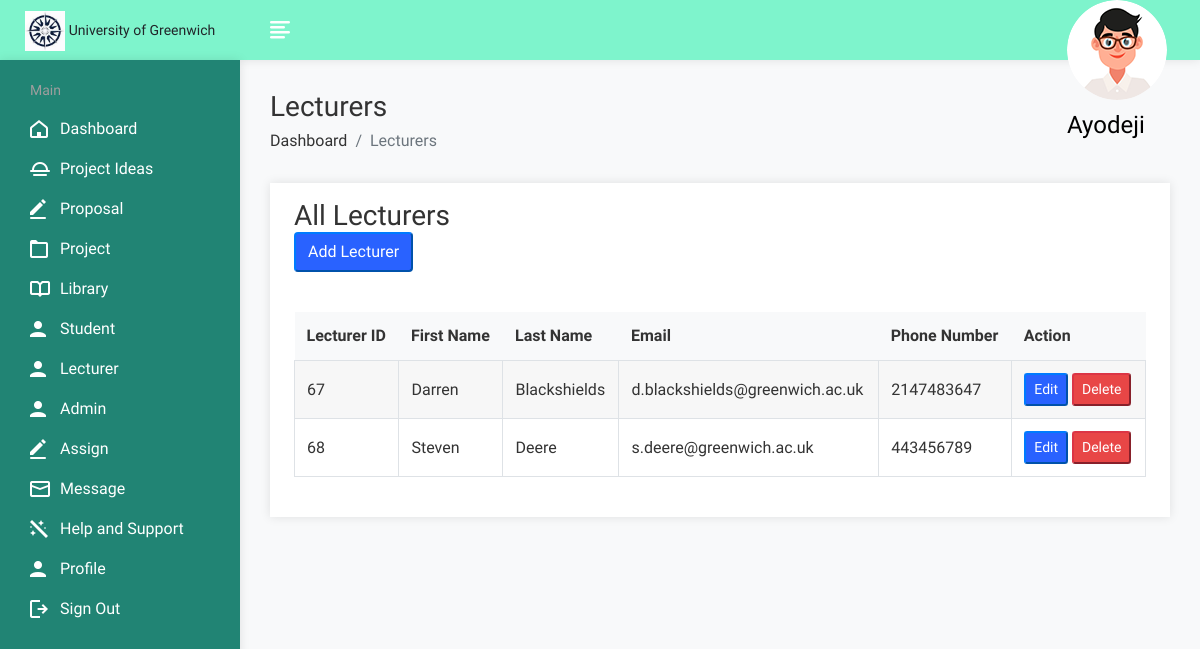
The page /admin/lecturer.php (signed in) on the database its author committed.
### tables this page shows
CREATE TABLE `lecturer` (
  `id` int(11) NOT NULL,
  `lid` int(11) NOT NULL,
  `firstname` varchar(255) NOT NULL,
  `lastname` varchar(255) NOT NULL,
  `email` varchar(255) NOT NULL,
  `phoneno` int(15) NOT NULL,
  `password` varchar(255) NOT NULL,
  `photo` varchar(255) NOT NULL,
  `faculty` varchar(255) NOT NULL,
  `department` varchar(255) NOT NULL,
  `sid` int(11) NOT NULL,
  `address` varchar(255) NOT NULL
);

### admin/lecturer.php (the view, shortened to what this page needs)
<?php
require("config.php");
$lecturersQuery = "SELECT * FROM lecturer";
$lecturersResult = mysqli_query($con, $lecturersQuery);
?>
<!DOCTYPE html>
<html lang="en">
<head>
    <link rel="stylesheet" href="assets/css/bootstrap.min.css">
    <link rel="stylesheet" href="assets/css/font-awesome.min.css">
    <link rel="stylesheet" href="assets/css/feathericon.min.css">
    <link rel="stylesheet" href="assets/css/style.css">
</head>
<body>
    <div class="main-wrapper">
        <?php include("header.php"); ?>
        <div class="page-wrapper">
            <div class="content container-fluid">
                <div class="page-header">
                    <div class="row">
                        <div class="col-sm-12">
                            <h3 class="page-title">Lecturers</h3>
                            <ul class="breadcrumb">
                                <li class="breadcrumb-item"><a href="dashboard.php">Dashboard</a></li>
                                <li class="breadcrumb-item active">Lecturers</li>
                            </ul>
                        </div>
                    </div>
                </div>
                <div class="row mt-4">
                    <div class="col-md-12">
                        <div class="card">
                            <div class="card-header">
                                <h3 class="card-title">All Lecturers</h3>
                                <button type="button" class="btn btn-primary float-end" data-bs-toggle="modal" data-bs-target="#addLecturerModal">
                                    Add Lecturer
                                </button>
                            </div>
                            <div class="card-body">
                                <div class="table-responsive">
                                    <table class="table table-striped table-bordered">
                                        <thead>
                                            <tr>
                                                <th>Lecturer ID</th>
                                                <th>First Name</th>
                                                <th>Last Name</th>
                                                <th>Email</th>
                                                <th>Phone Number</th>
                                                <th>Action</th>
                                            </tr>
                                        </thead>
                                        <tbody>
                                            <?php
                                            if ($lecturersResult && mysqli_num_rows($lecturersResult) > 0) {
                                                while ($lecturerRow = mysqli_fetch_assoc($lecturersResult)) {
                                                    ?>
                                                    <tr>
                                                        <td><?php echo $lecturerRow['lid']; ?></td>
                                                        <td><?php echo $lecturerRow['firstname']; ?></td>
                                                        <td><?php echo $lecturerRow['lastname']; ?></td>
                                                        <td><?php echo $lecturerRow['email']; ?></td>
                                                        <td><?php echo $lecturerRow['phoneno']; ?></td>
                                                        <td>
                                                            <button type="button" class="btn btn-primary btn-sm" data-bs-toggle="modal" data-bs-target="#editLecturerModal<?php echo $lecturerRow['lid']; ?>">
                                                                Edit
                                                            </button>
                                                            <button type="button" class="btn btn-danger btn-sm" data-bs-toggle="modal" data-bs-target="#deleteLecturerModal<?php echo $lecturerRow['lid']; ?>">
                                                                Delete
                                                            </button>
                                                        </td>
                                                    </tr>
                                                    <?php
                                                }
                                            } else {
                                                echo '<tr><td colspan="6">No lecturers found.</td></tr>';
                                            }
                                            ?>
                                        </tbody>
                                    </table>
                                </div>
                            </div>
                        </div>
                    </div>
                </div>
            </div>
        </div>
</body>
</html>

### admin/header.php (shortened to what this page needs)
<?php
require("config.php");
$query = "SELECT firstname FROM admin WHERE aid = '{$_SESSION['aid']}'";
$result = mysqli_query($con, $query);
if ($result && mysqli_num_rows($result) > 0) {
    $row = mysqli_fetch_assoc($result);
    $firstName = $row['firstname'];
} else {
    $firstName = 'Unknown';
}
?>
<div class="header">
    <div class="header-left">
        <a href="dashboard.php" class="logo">
            <img src="assets/img/logo.jpg" alt="Logo" width="30" height="50">
            <span style="font-size: 14px;">University of Greenwich</span>
        </a>
    </div>
    <a href="javascript:void(0);" id="toggle_btn">
        <i class="fe fe-text-align-left"></i>
    </a>
    <ul class="nav sid-menu">
        <li class="nav-item dropdown app-dropdown">
            <a href="#" class="dropdown-toggle nav-link" data-toggle="dropdown">
                <span class="sid-img"><img class="rounded-circle" src="assets/img/profiles/avatar-01.png" alt="Ryan Taylor"></span>
                <h4 style="color:black;margin-top:13px;text-transform:capitalize;"><?php echo $firstName; ?></h4>
            </a>
        </li>
    </ul>
</div>
            </div>
            <div class="sidebar" id="sidebar">
                <div class="sidebar-inner slimscroll">
					<div id="sidebar-menu" class="sidebar-menu">
						<ul>
							<li class="menu-title">
								<span>Main</span>
							</li>
							<li>
							<a href="dashboard.php"><i class="fe fe-home"></i> <span>Dashboard</span></a>
                            <a href="idea.php"><i class="fe fe-sunrise"></i> <span>Project Ideas</span></a>
<a href="proposal.php"><i class="fe fe-edit"></i> <span>Proposal</span></a>
<a href="project.php"><i class="fe fe-folder"></i> <span>Project</span></a>
<a href="library.php"><i class="fe fe-book"></i> <span>Library</span></a>
<a href="student.php"><i class="fe fe-sid"></i> <span>Student</span></a>
<a href="lecturer.php"><i class="fe fe-sid"></i> <span>Lecturer</span></a>
<a href="admin.php"><i class="fe fe-sid"></i> <span>Admin</span></a>
<a href="assign.php"><i class="fe fe-edit"></i> <span>Assign</span></a>
<a href="message.php"><i class="fe fe-mail"></i> <span>Message</span></a>
<a href="help.php"><i class="fe fe-magic"></i> <span>Help and Support</span></a>
<a href="profile.php"><i class="fe fe-sid"></i> <span>Profile</span></a>
<a href="logout.php"><i class="fe fe-logout"></i> <span>Sign Out</span></a>
							</li>
						</ul>
					</div>
                </div>
            </div>

### admin/lecturer.php (style rules this page uses)
.table { width: 100%; max-width: 100%; margin-bottom: 1rem; background-color: #ffffff; }
.table td, .table th { vertical-align: middle; border-top: 1px solid #dee2e6; }
.table thead th { vertical-align: bottom; border-bottom: 2px solid #dee2e6; }
.table-bordered { border: 1px solid #dee2e6; }
.table-bordered td, .table-bordered th { border: 1px solid #dee2e6; }
.table-bordered thead td, .table-bordered thead th { border-bottom-width: 2px; }

### admin/header.php (style rules this page uses)
.nav.sid-menu { display: flex; flex-direction: row-reverse; align-items: center; margin-right: 15px; height: 50px; }
.nav.sid-menu li { order: -1; margin-left: 10px; }
.nav.sid-menu h4 { color: white; margin-right: 10px; text-transform: capitalize; line-height: 1; }

### rows shown on the page
lecturer: lid "67", firstname "Darren", lastname "Blackshields", email "d.blackshields@greenwich.ac.uk", phoneno "2147483647"
lecturer: lid "68", firstname "Steven", lastname "Deere", email "s.deere@greenwich.ac.uk", phoneno "443456789"

### other values the page prints
$firstName "Ayodeji"
